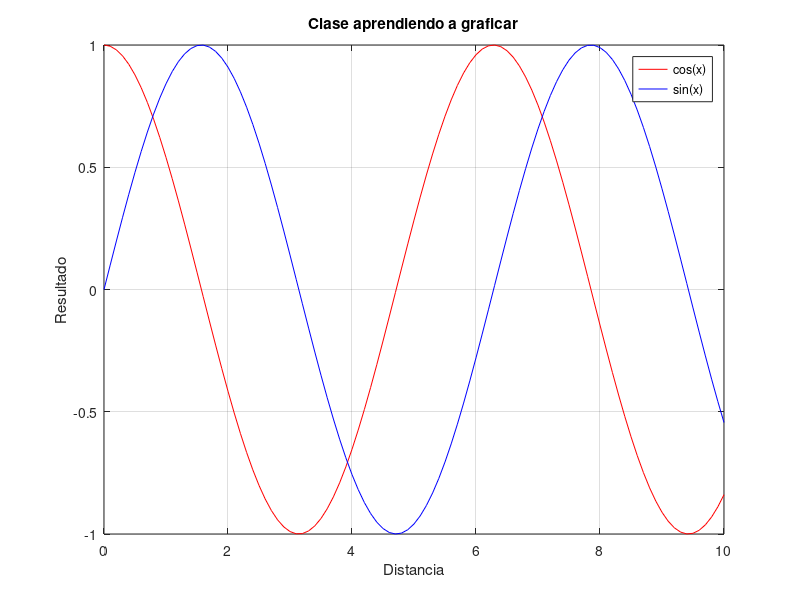

Reproduce this figure in MATLAB.
x=(0:0.1:10)
y=cos(x)
y_2 = sin(x)
plot(x,y,"r",x,y_2,"b")
title("Clase aprendiendo a graficar")
xlabel("Distancia")
ylabel("Resultado")
grid
legend("cos(x)","sin(x)")
